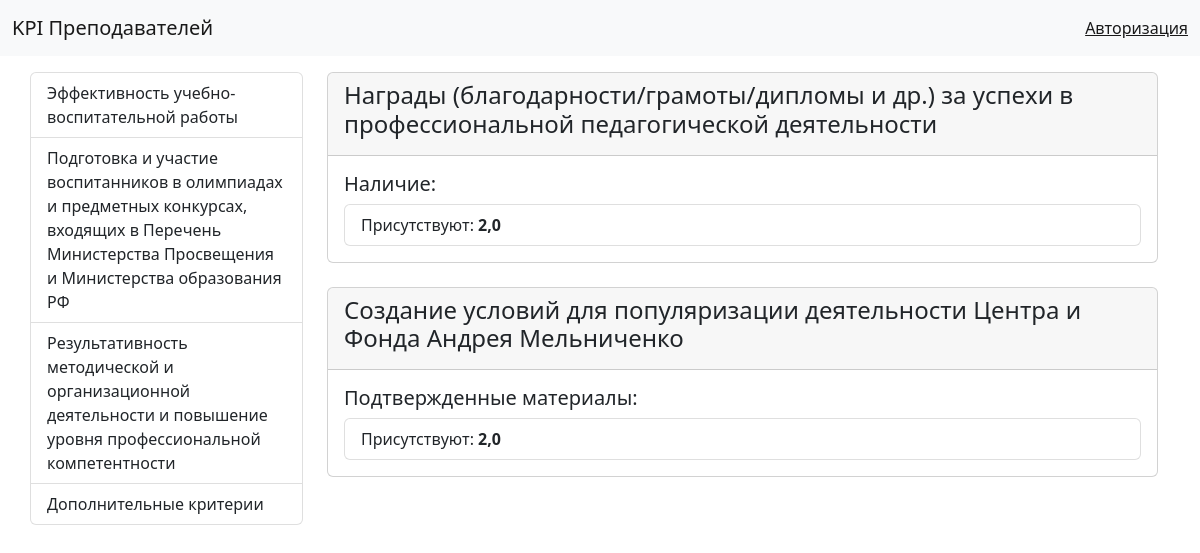
The app's page /fill/4/ with its own data.
### kpi/models.py (models this page shows, shortened)
class Kpi(models.Model):
    name = models.CharField(max_length=250, db_index=True, verbose_name='Наименование')
    class Meta:
        verbose_name = 'Показатель эффективности деятельности'
        verbose_name_plural = '1. Показатели эффективности деятельности'
        ordering = ['id']
    def get_absolute_url(self):
        return reverse_lazy('kpi:home', kwargs={'pk': self.pk})

class Criteria(models.Model):
    name = models.CharField(max_length=250, verbose_name='Наименование')
    kpi = models.ForeignKey('Kpi', on_delete=models.PROTECT, verbose_name='Показатель эффективности деятельности')
    class Meta:
        verbose_name = 'Критерий оценки эффективности деятельности'
        verbose_name_plural = '2. Критерии оценки эффективности деятельности'
        ordering = ['id']

class Indicator(models.Model):
    name = models.CharField(max_length=250, db_index=True, verbose_name='Наименование')
    criteria = models.ForeignKey('Criteria', on_delete=models.PROTECT,
                                 verbose_name='Критерий оценки эффективности деятельности')
    category = models.ManyToManyField('Category', verbose_name='Категории')
    class Meta:
        verbose_name = 'Количественный, качественный или объёмный показатель'
        verbose_name_plural = '3. Количественные, качественные или объёмные показатели'
        ordering = ['id']

class Category(models.Model):
    name = models.CharField(max_length=250, verbose_name='Наименование')
    condition = models.ForeignKey('Condition', on_delete=models.PROTECT, blank=True, null=True)
    condition3 = models.ForeignKey('Condition3', on_delete=models.PROTECT, blank=True, null=True)
    point = models.FloatField(verbose_name='Балл')
    class Meta:
        verbose_name = 'Категория'
        verbose_name_plural = '4. Категории'
        ordering = ['id']

### kpi/views.py (the view, shortened to what this page needs)
# urls.py: path('fill/<int:pk>/', views.home, name='home'),
def home(request, pk):
    if pk == 2:
        return redirect('kpi:home_2', pk=2)
    criteria_on_page = Criteria.objects.filter(kpi__pk=pk).prefetch_related('indicator_set__category__condition')
    context = {'criteria': criteria_on_page}
    return render(request, 'kpi/home.html', context=context)

### kpi/templatetags/kpi_tags.py (called while the page is built)
@register.simple_tag()
def get_list_kpi():
    return Kpi.objects.all()

### kpi/templates/kpi/home.html
{% extends 'base.html' %}
{% load kpi_tags %}
{% block content %}
{% if user.is_authenticated %}
  <form method="post">
    {% csrf_token %}
    {% for criterion in criteria %}
        <div class="card">
            <div class="card-header">
                <h4>{{ criterion.name }}</h4>
            </div>
            {% for indicator in criterion.indicator_set.all %}
                <div class="card-body">
                    <h5 class="card-title">{{ indicator.name }}</h5>
                    <ul class="list-group">
                        {% for category in indicator.category.all %}
                        <li class="list-group-item">{{ category.name }}: <b>{{ category.point }}</b></li>
                        {% endfor %}
                    </ul>
                    {% with forms_dict=forms|get_item:indicator %}
                        {% with form_1=forms_dict|get_item:'form_1' form_2=forms_dict|get_item:'form_2' %}
                        {% if form_1.non_field_errors %}
                            <div class="alert alert-danger" role="alert">
                                {{ form_1.non_field_errors }}
                            </div>
                        {% endif %}
                        <div class="form-group">
                            {% if form_1.point.errors %}
                            <div class="alert alert-danger" role="alert">
                                {{ form_1.point.errors }}
                            </div>
                            {% endif %}
                            <label for="{{ form_1.point.id_for_label }}">Ваш предыдущий балл:</label>
                            {{ form_1.point }}
                        </div>
                        {% if form_2.students_all %}
                            <div class="form-group">
                                {% if form_2.students_all.errors %}
                                <div class="alert alert-danger" role="alert">
                                    {{ form_2.students_all.errors }}
                                </div>
                                {% endif %}
                                <label for="{{ form_2.students_all.id_for_label }}">Всего воспитанников:</label>
                                {{ form_2.students_all }}
                            </div>
                            <div class="form-group">
                                {% if form_2.students_ok.errors %}
                                <div class="alert alert-danger" role="alert">
                                {{ form_2.students_ok.errors }}
                                </div>
                                {% endif %}
                                <label for="{{ form_2.students_1.id_for_label }}">Кол-во воспитанников подходящих к показателю:</label>
                                {{ form_2.students_ok }}
                            </div>
                        {% elif form_2.content %}
                            <div class="form-group">
                                {% if form_2.content.errors %}
                                <div class="alert alert-danger" role="alert">
                                    {{ form_2.content.errors }}
                                </div>
                                {% endif %}
                                <label for="{{ form_2.content.id_for_label }}"></label>
                                {{ form_2.content }}
                                <div class="form-text">Впишите названия материалов/конкурсов и т.д. разделяя их новой строкой.</div>
                            </div>
                            <br>
                        {% endif %}
                        {% if form_1.text.value %}
                        <div class="form-group">
                            {% if form_1.text.errors %}
                            <div class="alert alert-danger" role="alert">
                            {{ form_1.text.errors }}
                            </div>
                            {% endif %}
                            <label for="{{ form_1.text.id_for_label }}">Ваш предыдущий ответ:</label>
                            {{ form_1.text }}
                        </div>
                        {% endif %}
                        {% endwith %}
                    {% endwith %}
                </div>
            {% endfor %}
        </div>
        <br>
    {% endfor %}
    <button type="submit" class="btn btn-primary btn-lg">Сохранить</button>
  </form>
{% else %}
    {% for criterion in criteria %}
        <div class="card">
            <div class="card-header">
                <h4>{{ criterion.name }}</h4>
            </div>
            {% for indicator in criterion.indicator_set.all %}
                <div class="card-body">
                    <h5 class="card-title">{{ indicator.name }}</h5>
                    {% for category in indicator.category.all %}
                        <ul class="list-group">
                            <li class="list-group-item">{{ category.name }}: <b>{{ category.point }}</b></li>
                        </ul>
                    {% endfor %}
                </div>
            {% endfor %}
        </div>
        <br>
    {% endfor %}
{% endif %}
{% endblock content %}

### templates/inc/_sidebar.html
{% load kpi_tags %}
{% get_list_kpi as kpi %}
<div class="list-group">
    {% for item in kpi %}
        <a href="{{ item.get_absolute_url }}"
            class="list-group-item list-group-item-action">
            {{ item.name }}
        </a>
    {% endfor %}
</div>

### records on screen
Kpi: name "Эффективность учебно-воспитательной работы"
Kpi: name "Подготовка и участие воспитанников в олимпиадах и предметных конкурсах, входящих в Перечень Министерства Просвещения и Министерства образования РФ"
Kpi: name "Результативность методической и организационной деятельности и повышение уровня профессиональной компетентности"
Kpi: name "Дополнительные критерии"
Criteria: name "Награды (благодарности/грамоты/дипломы и др.) за успехи в профессиональной педагогической деятельности"
Indicator: name "Наличие:"
Category: name "Присутствуют", point "2,0"
Criteria: name "Создание условий для популяризации деятельности Центра и Фонда Андрея Мельниченко"
Indicator: name "Подтвержденные материалы:"
